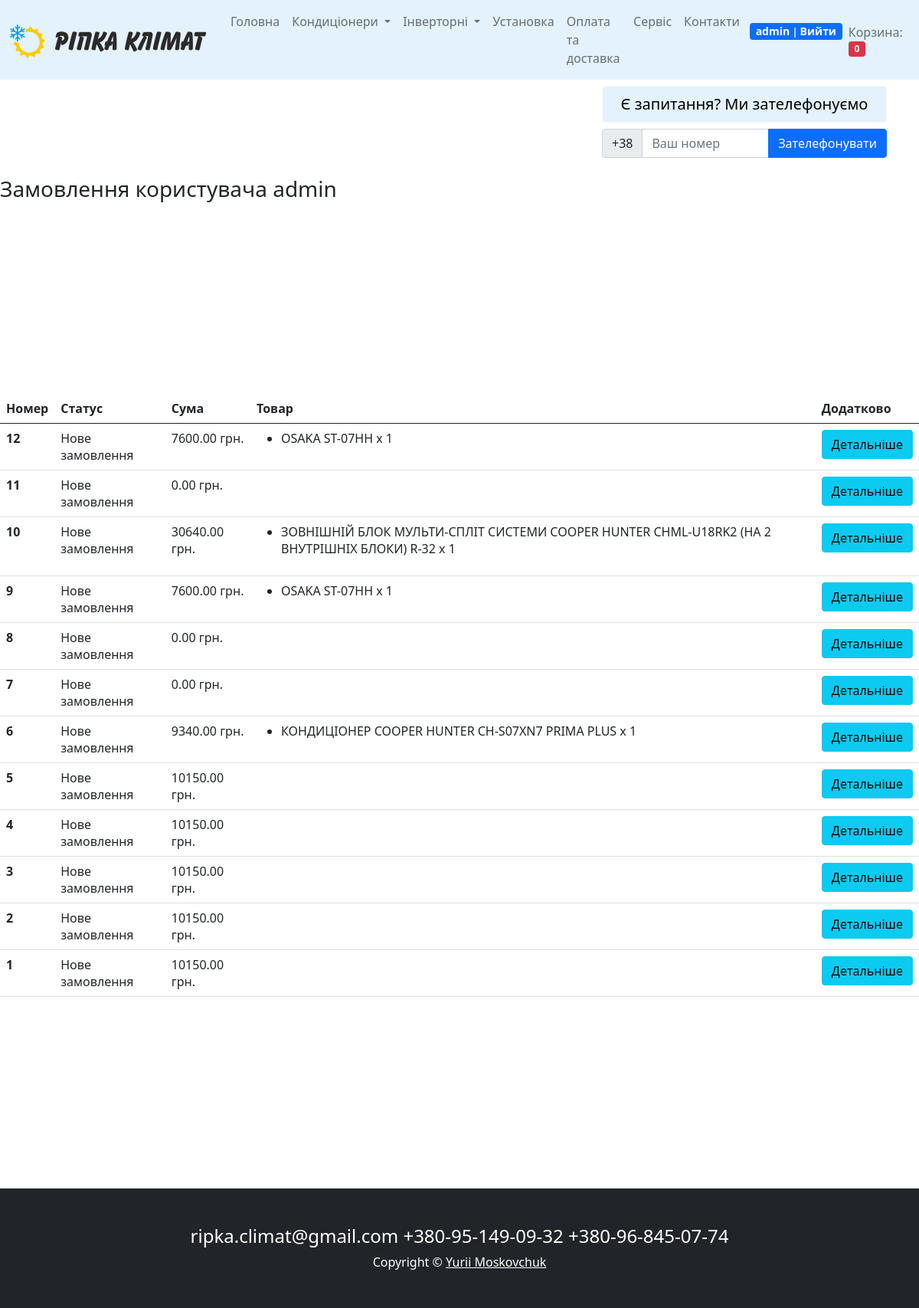
/profile/ (signed in), run on the app's committed database.
### main_functions/models.py (models this page shows, shortened)
class Cart(models.Model):
    owner = models.ForeignKey('Customer', null=True, verbose_name='Власник', on_delete=models.CASCADE)
    products = models.ManyToManyField(CartProduct, blank=True, related_name='related_cart')
    total_products = models.PositiveIntegerField(default=0)
    final_price = models.DecimalField(max_digits=9, default=0, decimal_places=2, verbose_name='Загальна цена')
    in_order = models.BooleanField(default=False)
    for_anonymous_user = models.BooleanField(default=False)

class Order(models.Model):
    STATUS_NEW = 'new'
    STATUS_IN_PROGRESS = 'in_progress'
    STATUS_READY = 'is_ready'
    STATUS_COMPLETED = 'completed'
    BUYING_TYPE_SELF = 'self'
    BUYING_TYPE_DELIVERY = 'delivery'
    STATUS_CHOICES = (
        (STATUS_NEW, 'Нове замовлення'),
        (STATUS_IN_PROGRESS, 'Замовлення обробляється'),
        (STATUS_READY, 'Замовлення готове'),
        (STATUS_COMPLETED, 'Замовлення виконане')
    )
    BUYING_TYPE_CHOICES = (
        (BUYING_TYPE_SELF, 'Самовивіз'),
        (BUYING_TYPE_DELIVERY, 'Доставка')
    )
    customer = models.ForeignKey(Customer, verbose_name='Покупець', related_name='related_orders', on_delete=models.CASCADE, null=True, blank=True)
    first_name = models.CharField(max_length=255, verbose_name="Ім'я")
    last_name = models.CharField(max_length=255, verbose_name='Прізвище')
    phone = models.CharField(max_length=20, verbose_name='Телефон')
    cart = models.ForeignKey(Cart, verbose_name='Корзина', on_delete=models.CASCADE, null=True, blank=True)
    address = models.CharField(max_length=1024, verbose_name='Адреса', null=True, blank=True)
    status = models.CharField(
        max_length=100,
        verbose_name='Статус замовлення',
        choices=STATUS_CHOICES,
        default=STATUS_NEW
    )
    buying_type = models.CharField(
        max_length=100,
        verbose_name='Тип замовлення',
        choices=BUYING_TYPE_CHOICES,
        default=BUYING_TYPE_SELF
    )
    comment = models.TextField(verbose_name='Коментар до замовлення', null=True, blank=True)
    created_at = models.DateTimeField(auto_now=True, verbose_name='Дата створення замовлення')
    order_date = models.DateField(verbose_name='Дата отримання замовлення', default=timezone.now)

class CartProduct(models.Model):
    user = models.ForeignKey('Customer', verbose_name='Покупець', on_delete=models.CASCADE)
    cart = models.ForeignKey('Cart', verbose_name='Корзина', on_delete=models.CASCADE, related_name='related_products')
    product = models.ForeignKey(Product, verbose_name='Товар', on_delete=models.CASCADE)
    qty = models.PositiveIntegerField(default=1)
    final_price = models.DecimalField(max_digits=9, decimal_places=2, verbose_name='Загальна ціна')

class Product(models.Model):
    category = models.ForeignKey(Category, verbose_name='Категорія', on_delete=models.CASCADE)
    title = models.CharField(max_length=255, verbose_name='Назва')
    slug = models.SlugField(unique=True)
    image = models.ImageField(verbose_name='Зображення')
    description = models.TextField(verbose_name='Опис', null=True)
    price = models.DecimalField(max_digits=9, decimal_places=2, verbose_name='Ціна')
    for_main_page = models.BooleanField(default=False, verbose_name='Показувати на головній')
    conditioner_type = models.CharField(max_length=255, verbose_name='Тип кондиціонера', choices=CONDITIONER_TYPE_CHOICES, null=True, blank=True)
    brand = models.CharField(max_length=255, choices=BRAND_CHOICES, verbose_name='Бренд', null=True, blank=True)
    cold_efficiency = models.CharField(max_length=255, verbose_name='Продуктивність холод, кВт', null=True, blank=True)
    warm_efficiency = models.CharField(max_length=255, verbose_name='Продуктивність тепло, кВт', null=True, blank=True)
    cold_watt_consumption = models.CharField(max_length=255, verbose_name='Споживання потужності холод, кВт', null=True, blank=True)
    warm_watt_consumption = models.CharField(max_length=255, verbose_name='Споживання потужності тепло, кВт', null=True, blank=True)
    recommended_area = models.CharField(max_length=255, verbose_name='Рекомендована площа приміщення, м²', choices=AREA_CHOICES, null=True, blank=True)
    invertor = models.CharField(max_length=255, verbose_name='Інвертор', choices=INVERTOR_CHOICES, null=True, blank=True)
    energy_efficiency = models.CharField(max_length=255, verbose_name='Енергоефективність EER/C.O.P.,кВт/кВт', null=True, blank=True)
    liquid_tube_diameter = models.CharField(max_length=255, verbose_name='Діаметер рідинної труби, мм', null=True, blank=True)
    gas_tube_diameter = models.CharField(max_length=255, verbose_name='Діаметер газової труби, мм', null=True, blank=True)
    max_magistral_length = models.PositiveIntegerField(verbose_name='Максимальна довжина магістралі, м', null=True, blank=True)
    max_magistral_hight_variation = models.PositiveIntegerField(verbose_name='Максимальний перепад висоти магістралі, м', null=True, blank=True)
    cold_work_temratures = models.CharField(max_length=255, verbose_name='Діапазон роботи на холод,°C', null=True, blank=True)
    warm_work_temratures = models.CharField(max_length=255, verbose_name='Діапазон роботи на тепло,°C', null=True, blank=True)
    freon = models.CharField(max_length=255, verbose_name='Фреон', null=True, blank=True)
    energy_source = models.CharField(max_length=255, verbose_name='Джерело живлення', null=True, blank=True)
    warrant = models.CharField(max_length=255, verbose_name='Гарантія', null=True, blank=True)
    manufacturer = models.CharField(max_length=255, verbose_name='Виробник', null=True, blank=True)
    dims = models.CharField(max_length=255, verbose_name='Габаритні розміри, мм', null=True, blank=True)
    weight = models.CharField(max_length=255, verbose_name='Вага, кг', null=True, blank=True)
    noise = models.CharField(max_length=255, verbose_name='Рівень шуму,дБ(А)(мин/ср/макс)', null=True, blank=True)
    air_consumption = models.CharField(max_length=255, verbose_name='Споживання повітря, м³/год.', null=True, blank=True)
    filter = models.CharField(max_length=255, verbose_name='Фільтр', null=True, blank=True)
    color = models.CharField(max_length=255, verbose_name='Колір', null=True, blank=True)
    outer_dims = models.CharField(max_length=255, verbose_name='Габаритні розміри, мм', null=True, blank=True)
    outer_weight = models.CharField(max_length=255, verbose_name='Вага, кг', null=True, blank=True)
    outer_noise = models.CharField(max_length=255, verbose_name='Рівень шуму,дБ(А)(мин/ср/макс)', null=True, blank=True)
    outer_distance_between_bases = models.CharField(max_length=255, verbose_name='Відстань між лапами, мм', null=True, blank=True)
    compressor_type = models.CharField(max_length=255, verbose_name='Тип компресора', null=True, blank=True)

### main_functions/views.py (the view)
# urls.py: path('profile/', ProfileView.as_view(), name='profile'),
class ProfileView(CartMixin, View):
    def get(self, request, *args, **kwargs):
        customer = Customer.objects.get(user=request.user)
        orders = Order.objects.filter(customer=customer).order_by('-created_at')
        categories = Category.objects.all()
        return render(
            request,
            'profile.html',
            {'orders': orders, 'cart': self.cart, 'categories': categories}
        )

### main_functions/mixins.py (called while the page is built)
    def dispatch(self, request, *args, **kwargs):
        if request.user.is_authenticated:
            customer = Customer.objects.filter(user=request.user).first()
            if not customer:
                customer = Customer.objects.create(
                    user=request.user
                )
            cart = Cart.objects.filter(owner=customer, in_order=False).first()
            if not cart:
                cart = Cart.objects.create(owner=customer)
        else:
            cart = Cart.objects.filter(for_anonymous_user=True).first()
            if not cart:
                cart = Cart.objects.create(for_anonymous_user=True)
        self.cart = cart
        return super().dispatch(request, *args, **kwargs)

### main_functions/templates/profile.html (shortened to what this page needs)
{% extends 'base.html' %}
{% block content %}
<h3 class="mt-3 mb-3">Замовлення користувача {{ request.user.username }}</h3>
{% if not orders.count %}
<div class="col-md-12" style="margin-top: 300px; margin-bottom: 300px;">
    <h3> У вас ще немає замовлень. <a href="{% url 'base' %}">Зробіть покупку</a> </h3>
</div>
{% else %}
<div class="col-md-12" style="margin-top: 250px; margin-bottom: 250px;">
    <table class="table">
        <thead>
        <th scope="col">Номер</th>
        <th scope="col">Статус</th>
        <th scope="col">Сума</th>
        <th scope="col">Товар</th>
        <th scope="col">Додатково</th>
        </thead>
        <tbody>
            {% for order in orders %}
                <tr>
                    <th scope="row">{{ order.id }}</th>
                    <td>{{ order.get_status_display }}</td>
                    <td>{{ order.cart.final_price }} грн.</td>
                    <td>
                        <ul>
                            {% for item in order.cart.products.all %}
                            <li>{{ item.product.title }} x {{ item.qty }}</li>
                            {% endfor %}
                        </ul>
                    </td>
                    <td>
                        <button class="btn btn-info" data-toggle="modal" data-target="#exampleModal-{{ order.id }}">Детальніше</button>
                    </td>
                </tr>
            {% endfor %}
        </tbody>
    </table>
</div>
{% endif %}
{% endblock %}

### main_functions/templates/base.html (shortened to what this page needs)
<html lang="en">
    <head>
        <link href="https://cdn.jsdelivr.net/npm/bootstrap@5.0.1/dist/css/bootstrap.min.css" rel="stylesheet">
    </head>
    <body>
        <nav class="navbar navbar-expand-lg navbar-light" style="background-color: #e3f2fd;">
            <div class="container-fluid" >
                <a class="navbar-brand" href="/">
                <img src="../media/logo_ripka.png" alt="">
                </a>
                <div class="collapse navbar-collapse" id="navbarResponsive">
                    <ul class="navbar-nav">
                        <li class="nav-item active"><a class="nav-link" href="/">Головна</a></li>
                        <li class="nav-item dropdown">
                            <a class="nav-link dropdown-toggle" href="/category/conditioners" id="navbarDropdown1" role="button" data-toggle="dropdown" aria-haspopup="true" aria-expanded="false">
                              Кондиціонери
                            </a>
                        </li>
                        <li class="nav-item dropdown">
                            <a class="nav-link dropdown-toggle" href="category/conditioners/?invertor=Так" id="navbarDropdown2" role="button" data-toggle="dropdown" aria-haspopup="true" aria-expanded="false">
                              Інверторні
                            </a>
                        </li>
                        <li class="nav-item"><a class="nav-link" href="/installation">Установка</a></li>
                        <li class="nav-item"><a class="nav-link" href="/payment_delivery">Оплата та доставка</a></li>
                        <li class="nav-item"><a class="nav-link" href="/service">Сервіс</a></li>
                        <li class="nav-item"><a class="nav-link" href="/contacts">Контакти</a></li>
                    </ul>
                    <ul class="navbar-nav ms-auto">
                        <li class="nav-item">
                            {% if request.user.is_authenticated %}
                            <span class="navbar text">
                                <span class="badge bg-primary" style="margin-left: 5px">
                            <a style="text-decoration: none; font-size:14px; color:white;" href="{% url 'profile' %}">
                            {{ request.user.username }}
                            </a>
                            | <a style="text-decoration: none; font-size:14px; color:white; " href="{% url 'logout' %}"> Вийти </a>  {% endif %}
                                </span>
                            </span>
                        </li>
                        <li class="nav-item"><a class="nav-link" href="{% url 'cart' %}"> Корзина: <span class="badge bg-pill bg-danger">{{ cart.products.count }}</span></a>
                    </ul>
                </div>
            </div>
        </nav>
<div class="container">
    <div class="col-lg-4 col-md-4 mb-2 ms-auto">
        <div class="d-grid gap-2">
        <button class="btn btn-light btn-lg mt-2" style="background-color: #e3f2fd;">Є запитання? Ми зателефонуємо</button>
        </div>
        <form action="{% url 'callback' %}", method="post"> {% csrf_token %}
          <div class="input-group mb-2 mt-2">
            <div class="input-group-prepend">
              <div class="input-group-text">+38</div>
            </div>
            <input type="text" class="form-control" name="phone" placeholder="Ваш номер" style="height: 38px">
            <button type="submit" class="btn btn-primary mb-2">Зателефонувати</button>
          </div>
        </form>
    </div>
</div>
{% block content %}{% endblock content %}
        <footer class="mt-5 py-5 bg-dark">
            <div class="container" style="color: white">
                <h4 class="text-center">ripka.climat@gmail.com +380-95-149-09-32 +380-96-845-07-74</h4>
            </div>
            <div class="container"><p class="m-0 text-center text-white">Copyright &copy; <a href="https://www.linkedin.com/in/yurii-moskovchuk-a50683165/" style="color: white">Yurii Moskovchuk</a></p></div>
        </footer>
    </body>
</html>

### data on the page
Cart: products.count "0"
Order: id "12", status "Нове замовлення", cart.final_price "7600.00"
CartProduct: product "OSAKA ST-07HH", qty "1"
Order: id "11", status "Нове замовлення", cart.final_price "0.00"
Order: id "10", status "Нове замовлення", cart.final_price "30640.00"
CartProduct: product "ЗОВНІШНІЙ БЛОК МУЛЬТИ-СПЛІТ СИСТЕМИ COOPER HUNTER CHML-U18RK2 (НА 2 ВНУТРІШНІХ БЛОКИ) R-32", qty "1"
Order: id "9", status "Нове замовлення", cart.final_price "7600.00"
CartProduct: product "OSAKA ST-07HH", qty "1"
Order: id "8", status "Нове замовлення", cart.final_price "0.00"
Order: id "7", status "Нове замовлення", cart.final_price "0.00"
Order: id "6", status "Нове замовлення", cart.final_price "9340.00"
CartProduct: product "КОНДИЦІОНЕР COOPER HUNTER СH-S07XN7 PRIMA PLUS", qty "1"
Order: id "5", status "Нове замовлення", cart.final_price "10150.00"
Order: id "4", status "Нове замовлення", cart.final_price "10150.00"
Order: id "3", status "Нове замовлення", cart.final_price "10150.00"
Order: id "2", status "Нове замовлення", cart.final_price "10150.00"
Order: id "1", status "Нове замовлення", cart.final_price "10150.00"

### other printed values
{{ request.user.username }} "admin"
